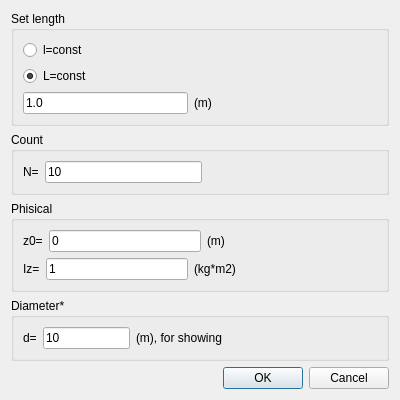
<?xml version="1.0" encoding="UTF-8"?>
<ui version="4.0">
 <class>wizDisc</class>
 <widget class="QDialog" name="wizDisc">
  <property name="geometry">
   <rect>
    <x>0</x>
    <y>0</y>
    <width>400</width>
    <height>383</height>
   </rect>
  </property>
  <property name="windowTitle">
   <string>wizardShaft</string>
  </property>
  <layout class="QVBoxLayout" name="verticalLayout">
   <item>
    <widget class="QGroupBox" name="groupBox">
     <property name="title">
      <string>Set length</string>
     </property>
     <layout class="QVBoxLayout" name="verticalLayout_2">
      <item>
       <widget class="QRadioButton" name="rb_l_const">
        <property name="text">
         <string>l=const</string>
        </property>
       </widget>
      </item>
      <item>
       <widget class="QRadioButton" name="rb_L_const">
        <property name="text">
         <string>L=const</string>
        </property>
        <property name="checked">
         <bool>true</bool>
        </property>
       </widget>
      </item>
      <item>
       <layout class="QHBoxLayout" name="horizontalLayout">
        <item>
         <widget class="QLineEdit" name="editLength">
          <property name="text">
           <string>1.0</string>
          </property>
         </widget>
        </item>
        <item>
         <widget class="QLabel" name="label">
          <property name="text">
           <string>(m)</string>
          </property>
         </widget>
        </item>
        <item>
         <spacer name="horizontalSpacer">
          <property name="orientation">
           <enum>Qt::Horizontal</enum>
          </property>
          <property name="sizeHint" stdset="0">
           <size>
            <width>40</width>
            <height>20</height>
           </size>
          </property>
         </spacer>
        </item>
       </layout>
      </item>
     </layout>
    </widget>
   </item>
   <item>
    <widget class="QGroupBox" name="groupBox_2">
     <property name="title">
      <string>Count</string>
     </property>
     <layout class="QHBoxLayout" name="horizontalLayout_6">
      <item>
       <widget class="QLabel" name="label_11">
        <property name="text">
         <string>N=</string>
        </property>
       </widget>
      </item>
      <item>
       <widget class="QLineEdit" name="editCount">
        <property name="text">
         <string>10</string>
        </property>
       </widget>
      </item>
      <item>
       <spacer name="horizontalSpacer_2">
        <property name="orientation">
         <enum>Qt::Horizontal</enum>
        </property>
        <property name="sizeHint" stdset="0">
         <size>
          <width>175</width>
          <height>20</height>
         </size>
        </property>
       </spacer>
      </item>
     </layout>
    </widget>
   </item>
   <item>
    <widget class="QGroupBox" name="groupBox_4">
     <property name="title">
      <string>Phisical</string>
     </property>
     <layout class="QVBoxLayout" name="verticalLayout_3">
      <item>
       <layout class="QHBoxLayout" name="horizontalLayout_7">
        <item>
         <widget class="QLabel" name="label_9">
          <property name="text">
           <string>z0=</string>
          </property>
         </widget>
        </item>
        <item>
         <widget class="QLineEdit" name="editZ0">
          <property name="text">
           <string>0</string>
          </property>
         </widget>
        </item>
        <item>
         <widget class="QLabel" name="label_10">
          <property name="text">
           <string>(m)</string>
          </property>
         </widget>
        </item>
        <item>
         <spacer name="horizontalSpacer_6">
          <property name="orientation">
           <enum>Qt::Horizontal</enum>
          </property>
          <property name="sizeHint" stdset="0">
           <size>
            <width>40</width>
            <height>20</height>
           </size>
          </property>
         </spacer>
        </item>
       </layout>
      </item>
      <item>
       <layout class="QHBoxLayout" name="horizontalLayout_4">
        <item>
         <widget class="QLabel" name="label_5">
          <property name="text">
           <string>Iz=</string>
          </property>
         </widget>
        </item>
        <item>
         <widget class="QLineEdit" name="editIz">
          <property name="text">
           <string>1</string>
          </property>
         </widget>
        </item>
        <item>
         <widget class="QLabel" name="label_6">
          <property name="text">
           <string>(kg*m2)</string>
          </property>
         </widget>
        </item>
        <item>
         <spacer name="horizontalSpacer_4">
          <property name="orientation">
           <enum>Qt::Horizontal</enum>
          </property>
          <property name="sizeHint" stdset="0">
           <size>
            <width>40</width>
            <height>20</height>
           </size>
          </property>
         </spacer>
        </item>
       </layout>
      </item>
     </layout>
    </widget>
   </item>
   <item>
    <widget class="QGroupBox" name="groupBox_3">
     <property name="title">
      <string>Diameter*</string>
     </property>
     <layout class="QHBoxLayout" name="horizontalLayout_8">
      <item>
       <widget class="QLabel" name="label_12">
        <property name="text">
         <string>d=</string>
        </property>
       </widget>
      </item>
      <item>
       <widget class="QLineEdit" name="editDiameter">
        <property name="text">
         <string>10</string>
        </property>
       </widget>
      </item>
      <item>
       <widget class="QLabel" name="label_13">
        <property name="text">
         <string>(m), for showing</string>
        </property>
       </widget>
      </item>
      <item>
       <spacer name="horizontalSpacer_7">
        <property name="orientation">
         <enum>Qt::Horizontal</enum>
        </property>
        <property name="sizeHint" stdset="0">
         <size>
          <width>175</width>
          <height>20</height>
         </size>
        </property>
       </spacer>
      </item>
     </layout>
    </widget>
   </item>
   <item>
    <widget class="QDialogButtonBox" name="buttonBox">
     <property name="orientation">
      <enum>Qt::Horizontal</enum>
     </property>
     <property name="standardButtons">
      <set>QDialogButtonBox::Cancel|QDialogButtonBox::Ok</set>
     </property>
    </widget>
   </item>
  </layout>
 </widget>
 <resources/>
 <connections>
  <connection>
   <sender>buttonBox</sender>
   <signal>accepted()</signal>
   <receiver>wizDisc</receiver>
   <slot>accept()</slot>
   <hints>
    <hint type="sourcelabel">
     <x>248</x>
     <y>254</y>
    </hint>
    <hint type="destinationlabel">
     <x>157</x>
     <y>274</y>
    </hint>
   </hints>
  </connection>
  <connection>
   <sender>buttonBox</sender>
   <signal>rejected()</signal>
   <receiver>wizDisc</receiver>
   <slot>reject()</slot>
   <hints>
    <hint type="sourcelabel">
     <x>316</x>
     <y>260</y>
    </hint>
    <hint type="destinationlabel">
     <x>286</x>
     <y>274</y>
    </hint>
   </hints>
  </connection>
 </connections>
</ui>
